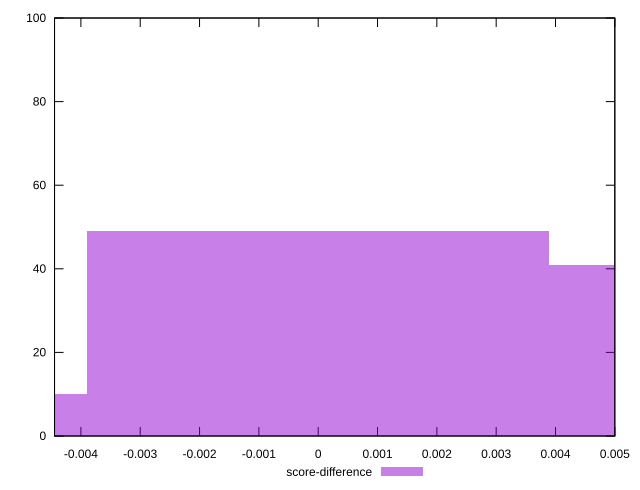

This figure's gnuplot source:
reset

$scoreDifference <<EOF
0 49
0.00779749545341473 41
-0.00779749545341473 10
EOF

set key outside below
set boxwidth 0.00779749545341473
set xrange [-0.004444444444444362:0.0050000000000000044]
set yrange [0:100]
set trange [0:100]
set style fill transparent solid 0.5 noborder
set terminal svg size 640, 490 enhanced background rgb 'white'
set output "reprap/render-blocking-resources/samples/pages+cached+noadtech/score-difference/histogram.svg"

plot $scoreDifference title "score-difference" with boxes

reset
